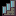

A level layout from a 2D game, rendered from its tile map. Below: a short description, then the map file with tile-grid data replaced by summaries:
An orthogonal 2x2 tile map with 8x8 px tiles, 1 tile layer (Tile Layer 1).

<map version="1.2" tiledversion="1.3.1" orientation="orthogonal" renderorder="right-down" compressionlevel="0" width="2" height="2" tilewidth="8" tileheight="8" infinite="0" nextlayerid="2" nextobjectid="1">
 <tileset firstgid="1" source="../sprites/master16.tsx" />
 <layer id="1" name="Tile Layer 1" width="2" height="2">
  <data>[4 cells, 1 non-empty, 1 distinct tile ids]</data>
 </layer>
</map>